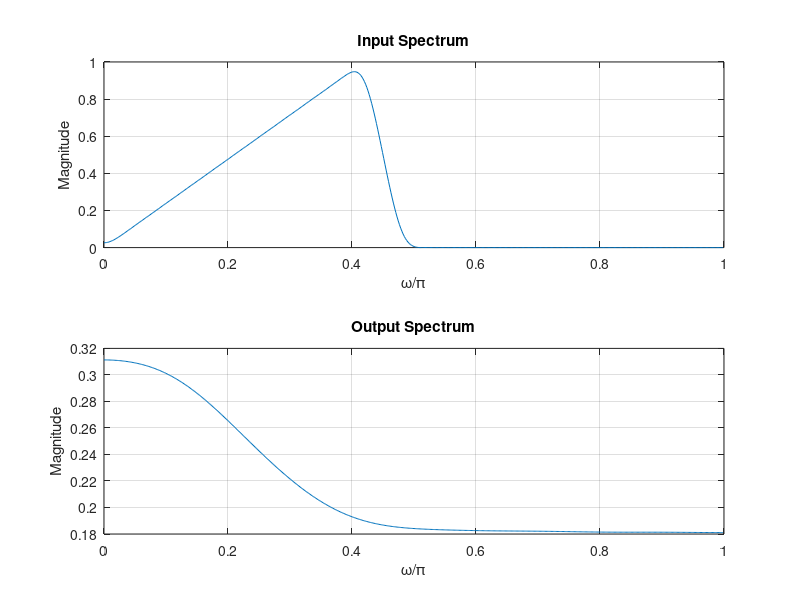

The MATLAB script that drew this image:
% Down_Sampler_freq.m
clf;
% Effect of Down-sampling in the Frequency Domain
freq = [0 0.42 0.48 1]; mag = [0 1 0 0];
% Use fir2 to create a bandlimited input sequence
x = fir2(101, freq, mag);
% Evaluate and plot the input spectrum
[Xz, w] = freqz(x, 1, 512);
subplot(2,1,1);
plot(w/pi, abs(Xz)); grid
xlabel('\omega/\pi'); ylabel('Magnitude');
title('Input Spectrum');
% Generate the down-sampled sequence
M = input('Type in the down-sampling factor = ');
y = x([1: M: length(x)]);
% Evaluate and plot the output spectrum
[Yz, w] = freqz(y, 1, 512);
subplot(2,1,2);
plot(w/pi, abs(Yz)); grid
xlabel('\omega/\pi'); ylabel('Magnitude');
title('Output Spectrum');
